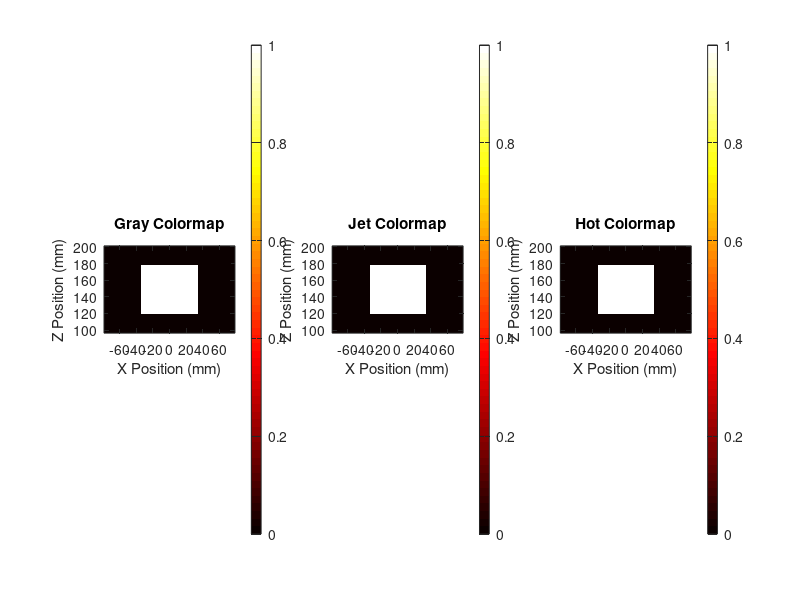

MATLAB code to generate this figure: (Note: this script raises an error after producing the figure.)
%% debug_scene.m - Debug the scene creation
clear; clc; close all;

% Configuration
config = struct();
config.grid_step_m = 0.0075;       % 7.5 mm grid step
config.target_size_mm = 3.0;       % 3.0 mm targets
config.grid_spacing_mm = 20.0;     % 20.0 mm spacing
config.grid_width_m = 0.150;       % Imaging grid width (m)
config.target_distance_m = 0.150;  % Target distance (m)
config.grid_depth_range_m = 0.100; % Grid depth range (m)

% Create imaging grid
x_coords_img = -config.grid_width_m/2 : config.grid_step_m : config.grid_width_m/2;
z_coords_img = (config.target_distance_m - config.grid_depth_range_m/2) : config.grid_step_m : (config.target_distance_m + config.grid_depth_range_m/2);
[X_mesh, Z_mesh] = meshgrid(x_coords_img, z_coords_img);

fprintf('Grid size: %d x %d = %d pixels\n', size(X_mesh, 1), size(X_mesh, 2), numel(X_mesh));
fprintf('X range: %.1f to %.1f mm\n', min(x_coords_img)*1000, max(x_coords_img)*1000);
fprintf('Z range: %.1f to %.1f mm\n', min(z_coords_img)*1000, max(z_coords_img)*1000);

% Create scene
scene_matrix = zeros(size(X_mesh));

% Convert to mm
X_mm = X_mesh * 1000;
Z_mm = Z_mesh * 1000;

% Grid parameters
target_size_mm = config.target_size_mm;
grid_spacing_mm = config.grid_spacing_mm;
grid_step_mm = config.grid_step_m * 1000;
target_radius_pixels = round(target_size_mm / (2 * grid_step_mm));

fprintf('Grid step: %.1f mm\n', grid_step_mm);
fprintf('Target radius in pixels: %d\n', target_radius_pixels);

if target_radius_pixels < 1
    target_radius_pixels = 1;
    fprintf('Adjusted target radius to: %d pixels\n', target_radius_pixels);
end

% 3x3 grid positions
grid_offset_x_mm = 0;
grid_offset_z_mm = 150;

target_positions = [];
for row = 1:3
    for col = 1:3
        x_pos_mm = grid_offset_x_mm + (col - 2) * grid_spacing_mm;
        z_pos_mm = grid_offset_z_mm + (row - 2) * grid_spacing_mm;
        target_positions = [target_positions; x_pos_mm, z_pos_mm, 1.0];
    end
end

fprintf('\nTarget positions:\n');
for i = 1:size(target_positions, 1)
    fprintf('Target %d: (%.1f, %.1f) mm\n', i, target_positions(i, 1), target_positions(i, 2));
end

% Place targets
for i = 1:size(target_positions, 1)
    x_pos_mm = target_positions(i, 1);
    z_pos_mm = target_positions(i, 2);
    amplitude = target_positions(i, 3);
    
    [~, ix_scene] = min(abs(X_mm(1,:) - x_pos_mm));
    [~, iz_scene] = min(abs(Z_mm(:,1) - z_pos_mm));
    
    fprintf('Target %d: Placing at grid indices (%d, %d)\n', i, iz_scene, ix_scene);
    
    for dz = -target_radius_pixels:target_radius_pixels
        for dx = -target_radius_pixels:target_radius_pixels
            if iz_scene + dz >= 1 && iz_scene + dz <= size(scene_matrix, 1) && ...
               ix_scene + dx >= 1 && ix_scene + dx <= size(scene_matrix, 2)
                scene_matrix(iz_scene + dz, ix_scene + dx) = amplitude;
            end
        end
    end
end

% Analyze scene matrix
fprintf('\nScene matrix analysis:\n');
fprintf('Scene matrix size: %d x %d\n', size(scene_matrix, 1), size(scene_matrix, 2));
fprintf('Min value: %.6f\n', min(scene_matrix(:)));
fprintf('Max value: %.6f\n', max(scene_matrix(:)));
fprintf('Number of non-zero pixels: %d\n', nnz(scene_matrix));
fprintf('Total pixels: %d\n', numel(scene_matrix));
fprintf('Non-zero percentage: %.2f%%\n', nnz(scene_matrix)/numel(scene_matrix)*100);

% Show where the non-zero pixels are
[nonzero_rows, nonzero_cols] = find(scene_matrix > 0);
if ~isempty(nonzero_rows)
    fprintf('\nNon-zero pixel locations:\n');
    for i = 1:min(10, length(nonzero_rows))
        fprintf('Pixel (%d, %d) = %.1f\n', nonzero_rows(i), nonzero_cols(i), scene_matrix(nonzero_rows(i), nonzero_cols(i)));
    end
    if length(nonzero_rows) > 10
        fprintf('... and %d more\n', length(nonzero_rows) - 10);
    end
else
    fprintf('\nWARNING: No non-zero pixels found!\n');
end

% Plot with different colormaps
figure('Position', [100, 100, 1200, 400]);

subplot(1, 3, 1);
imagesc(X_mm(1,:), Z_mm(:,1), scene_matrix);
colormap(gray);
colorbar;
axis image;
set(gca, 'YDir', 'normal');
xlabel('X Position (mm)');
ylabel('Z Position (mm)');
title('Gray Colormap');

subplot(1, 3, 2);
imagesc(X_mm(1,:), Z_mm(:,1), scene_matrix);
colormap(jet);
colorbar;
axis image;
set(gca, 'YDir', 'normal');
xlabel('X Position (mm)');
ylabel('Z Position (mm)');
title('Jet Colormap');

subplot(1, 3, 3);
imagesc(X_mm(1,:), Z_mm(:,1), scene_matrix);
colormap(hot);
colorbar;
axis image;
set(gca, 'YDir', 'normal');
xlabel('X Position (mm)');
ylabel('Z Position (mm)');
title('Hot Colormap');

sgtitle(sprintf('Scene Matrix Visualization (%.1f%% non-zero pixels)', nnz(scene_matrix)/numel(scene_matrix)*100));

% Save debug plot
saveas(gcf, 'debug_scene_analysis.png');
close(gcf);

fprintf('\nDebug plot saved as: debug_scene_analysis.png\n'); 
